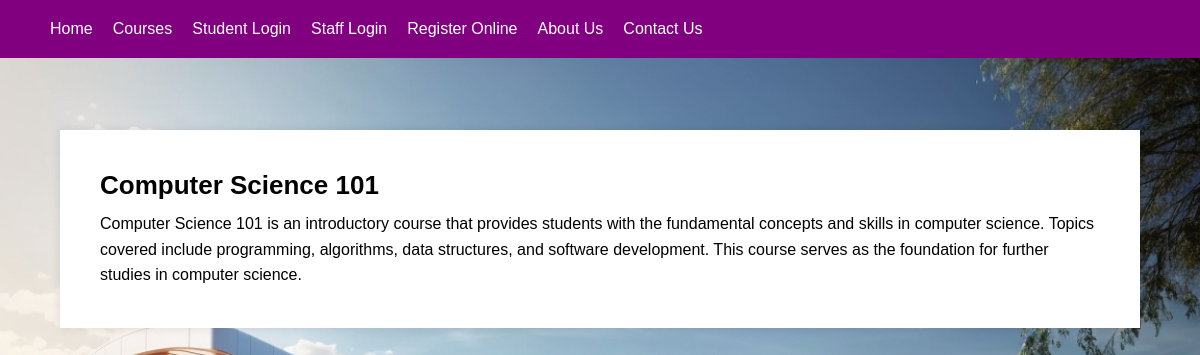
/course_details.php?course_id=1, run on the app's committed database.
### tables this page shows
CREATE TABLE IF NOT EXISTS `courses` (
  `course_id` int NOT NULL AUTO_INCREMENT,
  `course_name` varchar(255) NOT NULL,
  `course_code` varchar(10) NOT NULL,
  `course_description` text,
  PRIMARY KEY (`course_id`)
);

### course_details.php (the view, shortened to what this page needs)
<!DOCTYPE html>
<html>
<head>
    <link rel="stylesheet" type="text/css" href="style.css">
</head>
<body>
    <?php
    include('db_connection.php');
    include('navbar.php');
    ?>
    <br><br><br><br>
    <div class="container">
        <?php
        if (isset($_GET['course_id'])) {
            $courseId = $_GET['course_id'];
            $query = "SELECT * FROM courses WHERE course_id = $courseId";
            $result = mysqli_query($conn, $query);
            if (mysqli_num_rows($result) > 0) {
                $row = mysqli_fetch_assoc($result);
                echo '<h1>' . $row['course_name'] . '</h1>';
                echo '<p>' . $row['course_description'] . '</p>';
            } else {
                echo '<p>Course not found.</p>';
            }
        } else {
            echo '<p>Invalid request. Please select a course to view details.</p>';
        }
        ?>
    </div>
</body>
</html>

### style.css (style rules this page uses)
body, h1, h2, p, ul, li { margin: 0; padding: 0; }
body { font-family: Arial, sans-serif; background-image: url('images/background.jpg'); background-repeat: no-repeat; background-size: cover; }
.container { max-width: 1000px; margin: 0 auto; padding: 40px; background-color: #fff; box-shadow: 0 0 10px rgba(0, 0, 0, 0.1); }
h1 { font-size: 26px; margin-bottom: 10px; }
p { font-size: 16px; line-height: 1.6; }

### data on the page
courses: course_name "Computer Science 101", course_description "Computer Science 101 is an introductory course that provides students with the fundamental concepts and skills in computer science. Topics covered include programming, algorithms, data structures, and software development. This course serves as the foundation for further studies in computer science."

### other printed values
$label "Student Login"
$label "Staff Login"
$label "Register Online"
$label "About Us"
$label "Contact Us"
